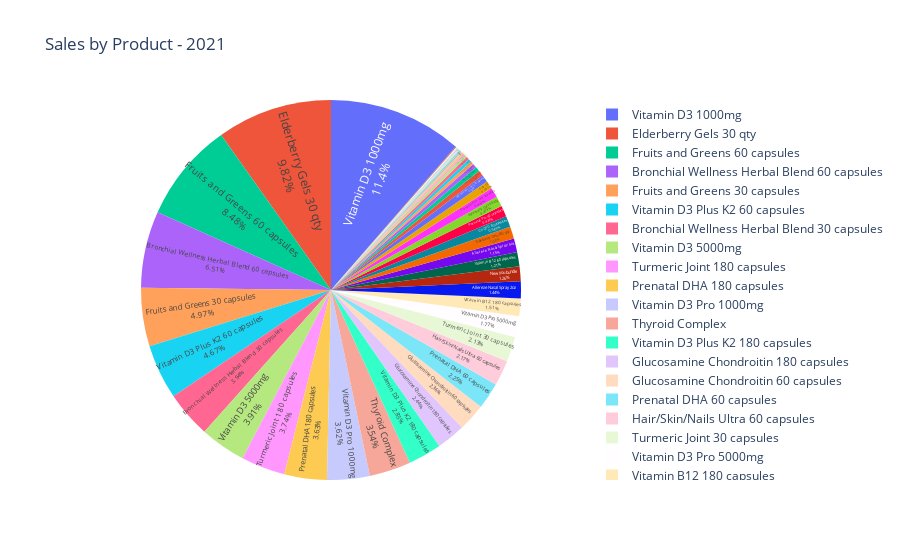

Write notebook code for a chart like this one.
### Code cell
# Plotly pie chart - net sales by "product_title" column value - 2021
per_product_sales_2021_fig = px.pie(per_product_sales_2021, names="product_title", values="net_sales", title="Sales by Product - 2021",
        labels={"product_title" : 'Product Title', "net_sales" :'Sales in $'})
pper_product_sales_2021_fig.update_traces(textposition='inside', textinfo='percent+label')

per_product_sales_2021_fig.show()

### Figure 1 — Plotly figure (JSON) as saved in the notebook; plotly's stock layout.template omitted (floating-point values rounded to 4 significant figures)
{"data": [{"domain": {"x": [0, 1], "y": [0, 1]}, "hovertemplate": "Product Title=%{label}<br>Sales in $=%{value}<extra></extra>", "labels": ["Allereze Nasal Spray 2oz", "Allereze Nasal Spray 4oz", "Amino Acid Complete", "Brain Boost", "Bronchial Wellness Herbal Blend 30 capsules", "Bronchial Wellness Herbal Blend 60 capsules", "Choline", "Co Q10 180 capsules", "Co Q10 30 capsules", "Co Q10 60 capsules", "DHEA", "Digestive Support Bundle", "Elderberry Gels 180 qty", "Elderberry Gels 30 qty", "Elderberry Gels 60 qty", "Evening Primrose Oil 2oz", "Evening Primrose Oil 4oz", "Fish Oil", "Fruits and Greens 180 capsules", "Fruits and Greens 30 capsules", "Fruits and Greens 60 capsules", "Glucosamine Chondroitin 180 capsules", "Glucosamine Chondroitin 60 capsules", "Glucosamine MSM", "Hair/Skin/Nails Ultra 180 capsules", "Hair/Skin/Nails Ultra 30 capsules", "Hair/Skin/Nails Ultra 60 capsules", "Immune Support", "Liquid Magnesium", "Magnesium 100mg", "Magnessium 200mg", "New you bundle", "Phosphatidylserine", "Prenatal DHA 180 capsules", "Prenatal DHA 60 capsules", "Prenatal Pro 180 capsules", "Prenatal Pro 60 capsules", "Pro DHA Memory 180 capsules", "Pro DHA Memory 30 capsules", "Pro DHA Memory 60 capsules", "ProOmega EPA/DHA  180 capsules", "ProOmega EPA/DHA 30 capsules", "ProOmega EPA/DHA 60 capsules", "Probiotic 1500", "Stress Management", "Thyroid Complex", "Turmeric Joint 180 capsules", "Turmeric Joint 30 capsules", "Vitamin B12 180 capsules", "Vitamin B12 30 capsules", "Vitamin B12 60 capsules", "Vitamin D3 1000mg", "Vitamin D3 5000mg", "Vitamin D3 Plus K2 180 capsules", "Vitamin D3 Plus K2 60 capsules", "Vitamin D3 Pro 1000mg", "Vitamin D3 Pro 5000mg", "Vitamin Tablet Organizer", "Zinc Glycinate", "Zinc Sinus Nose Spray", "Zinc Tablets 50 mg 120 count", "Zinc Tablets 50 mg 60 count"], "legendgroup": "", "name": "", "showlegend": true, "textinfo": "percent+label", "textposition": "inside", "type": "pie", "values": [66970.0, 53440.0, 1390.0, 2895.0, 182900.0, 302400.0, 6085.0, 15.45, 44060.0, 21870.0, 12420.0, 10660.0, 47890.0, 455700.0, 40820.0, 3868.0, 1873.0, 31590.0, 18450.0, 230600.0, 393600.0, 113400.0, 109300.0, 460.1, 902.0, 29030.0, 100700.0, 4228.0, 259.5, 0, 0, 58390.0, 16880.0, 168400.0, 104400.0, 39090.0, 43340.0, 4899.0, 13030.0, 5263.0, 323.8, 54.97, 256.9, 1254.0, 6277.0, 164200.0, 173500.0, 98860.0, 70180.0, 12.5, 56310.0, 528100.0, 181400.0, 132100.0, 216800.0, 168000.0, 82360.0, 555.9, 3244.0, 377.4, 4522.0, 11750.0]}], "layout": {"legend": {"tracegroupgap": 0}, "title": {"text": "Sales by Product - 2021"}}}
